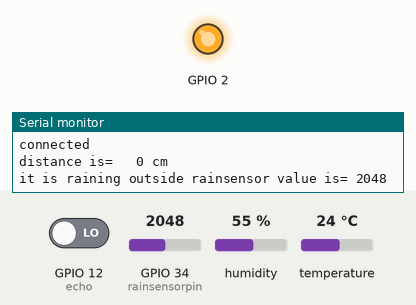
Bench run of a program on a simulated ESP32. On the bench: output pins drawn as LEDs (lit = HIGH), the last lines printed to the serial monitor. The inputs (shaded band) are chosen by the test bench; at power-on: GPIO 34 (rainsensorpin) = 2048, GPIO 12 (echo) LOW, humidity 55 %, temperature 24 °C. WiFi joins after 1.5 s; servers stay silent unless stated; pins used as bus, display or sensor lines are not drawn.

Above: at 2.7 s.
2.8 s: GPIO 34 (rainsensorpin) set to 3840
5.5 s: GPIO 34 (rainsensorpin) set to 3745
At 10.3 s:
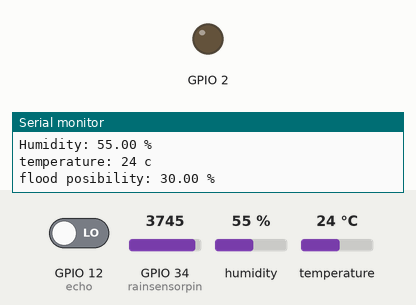
Timing chart, 0 to 23.0 s (numbered marks = the images above; inputs shaded):
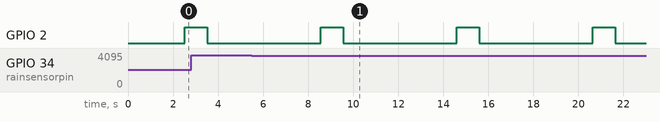

Measured:
- after the input at 5.5 s, GPIO 2: alternates HIGH for 1.0 s and LOW for 5.0 s, starting after 3.1 s

The program:

main.cpp
```cpp
#include <Arduino.h>

#include <ThingSpeak.h>
#include <WiFi.h>
#include <DHT.h>


#define DHTPIN 14
#define DHTTYPE DHT11

DHT dht(DHTPIN, DHTTYPE);

const char* ssid="your ssid";
const char* password="password";
WiFiClient client;
const char* myWriteAPIKey="Use Thingspeak api key";
const int echo=12;
const int trig=13;
long myNumber=2120554;
int rainsensorpin=34;

float waterlevel();
int rainsensor();
float getHumidity();
int gettemp();
float calculateFloodPossibility(float waterLevel, int rain, float humidity, int temperature);


const float THRESHOLD_WATER_LEVEL = 50.0; // Define a threshold water level for flood possibility
const int THRESHOLD_RAIN_VALUE = 2000;    // Define a threshold rain value for flood possibility
const float THRESHOLD_HUMIDITY = 80.0;   // Define a threshold humidity value for flood possibility
const int THRESHOLD_HIGH_TEMPERATURE = 30; // Define a threshold high temperature for flood possibility


void setup(){
  // put your setup code here, to run once:

  Serial.begin(115200);
  dht.begin();
  pinMode(echo, INPUT);
  pinMode(rainsensorpin,INPUT);
  pinMode(trig, OUTPUT);
  pinMode(2,OUTPUT);
  WiFi.begin(ssid,password);
  while(WiFi.status() !=WL_CONNECTED){
    delay(50);
    Serial.println("connecting");
  }
  Serial.println("connected");
  ThingSpeak.begin(client);
}


void loop() {
 float water=waterlevel();
 int rain=rainsensor();
 float humidity= getHumidity();
 int temperature=gettemp();
 float posibility=calculateFloodPossibility(water,rain,humidity,temperature);


 ThingSpeak.writeField(myNumber, 1, water, myWriteAPIKey);
 ThingSpeak.writeField(myNumber, 2, rain, myWriteAPIKey);
 ThingSpeak.writeField(myNumber,3,temperature,myWriteAPIKey);
 ThingSpeak.writeField(myNumber,4,humidity,myWriteAPIKey);
 ThingSpeak.writeField(myNumber,5,posibility,myWriteAPIKey);

 delay(2000);

}
float waterlevel(){
  long duration,cm;
  digitalWrite(trig, LOW);
  delay(2);
  digitalWrite(trig, HIGH);
  delay(10);
  digitalWrite(trig,LOW);
  duration=pulseIn(echo,HIGH);
  cm=duration*0.0344/2;
  Serial.print("distance is=   ");
  Serial.print(cm);
  Serial.println(" cm ");
  return cm;


}
int rainsensor(){
  int sensorvalue=analogRead(rainsensorpin);
  if(sensorvalue<3800){
    Serial.print("it is raining outside rainsensor value is= ");
    Serial.print(sensorvalue);
    Serial.print("\n");
    digitalWrite(2,HIGH);
    delay(1000);
    digitalWrite(2,LOW);
    delay(500);

  }
  else{
    Serial.print("no rain is there rainsensor value = ");
    Serial.print(sensorvalue);
    Serial.print("\n");
    digitalWrite(2,LOW);
  }
  return sensorvalue;
}

float getHumidity(){
  float humidity = dht.readHumidity(); // Read humidity
  Serial.print("Humidity: ");
  Serial.print(humidity);
  Serial.println(" %");
  return humidity;
}

int gettemp(){
  int temp = dht.readTemperature(); // Read humidity
  Serial.print("temperature: ");
  Serial.print(temp);
  Serial.println(" c");
  return temp;
}

float calculateFloodPossibility(float waterLevel, int rain, float humidity, int temperature) {
    float floodPossibility = 0.0;


    if (waterLevel < THRESHOLD_WATER_LEVEL) {
        floodPossibility += 30.0;
    }

    if (rain < THRESHOLD_RAIN_VALUE) {
        floodPossibility += 20.0;
    }

    if (humidity > THRESHOLD_HUMIDITY) {
        floodPossibility += 10.0;
    }

    if (temperature > THRESHOLD_HIGH_TEMPERATURE) {
        floodPossibility += 15.0;
    }


    if (floodPossibility > 100.0) {
        floodPossibility = 100.0;
    }


  Serial.print("flood posibility: ");
  Serial.print(floodPossibility);
  Serial.println(" %");
  Serial.print("\n\n");
  return floodPossibility;
}
```
